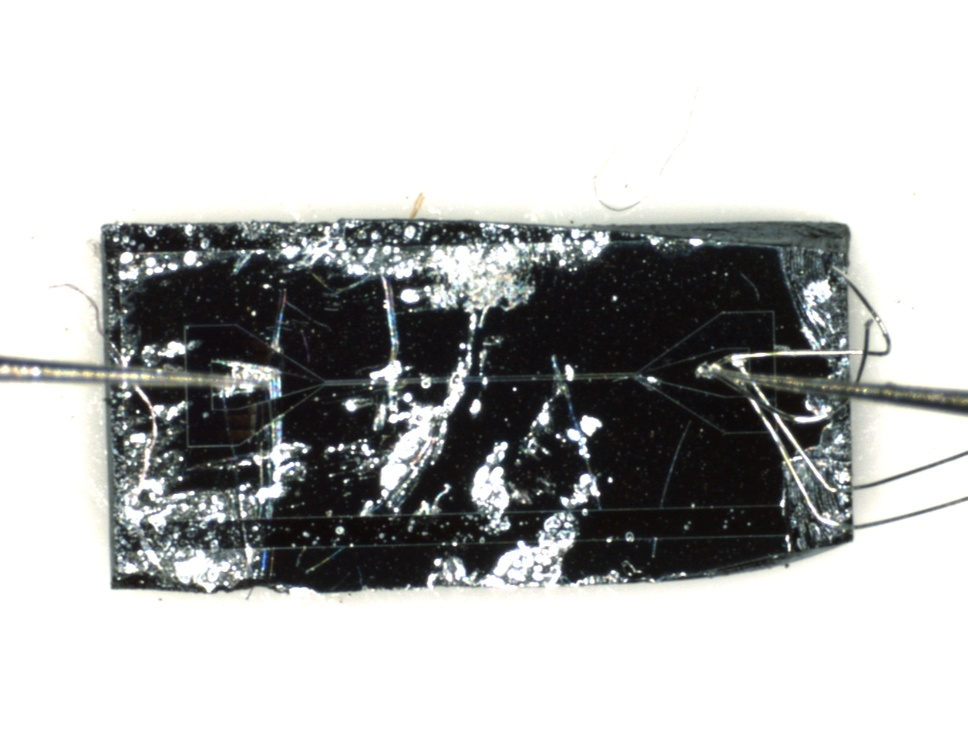
#> input picture images/20250117134627.jpg, 968 x 729 px, shrunk from 1360 x 1024 before the run
$ python read.py
#> lines starting #> are read from the running program, lines starting #| are printed output that depends on the picture; after the words box and inside, x2 and y2 are one past the last pixel; in counts of white or black regions, pixels touching at a corner belong together
import cv2
import numpy as np
from IPython import display
from matplotlib import pyplot as plt

def imshow(img, format=".jpg", **kwargs):
    """ndarray 配列をインラインで Notebook 上に表示する。"""
    img = cv2.imencode(format, img)[1]
    img = display.Image(img, **kwargs)
    display.display(img)

file_name='images/20250117134627.jpg'
img=cv2.imread(file_name,cv2.IMREAD_GRAYSCALE)
#> img: shape (729, 968); min 8, max 255, mean 183

h,w=img.shape[:2]
#> h = 729; w = 968
#二値化処理
thresh, img_thresh = cv2.threshold(img, 60, 255, cv2.THRESH_BINARY)
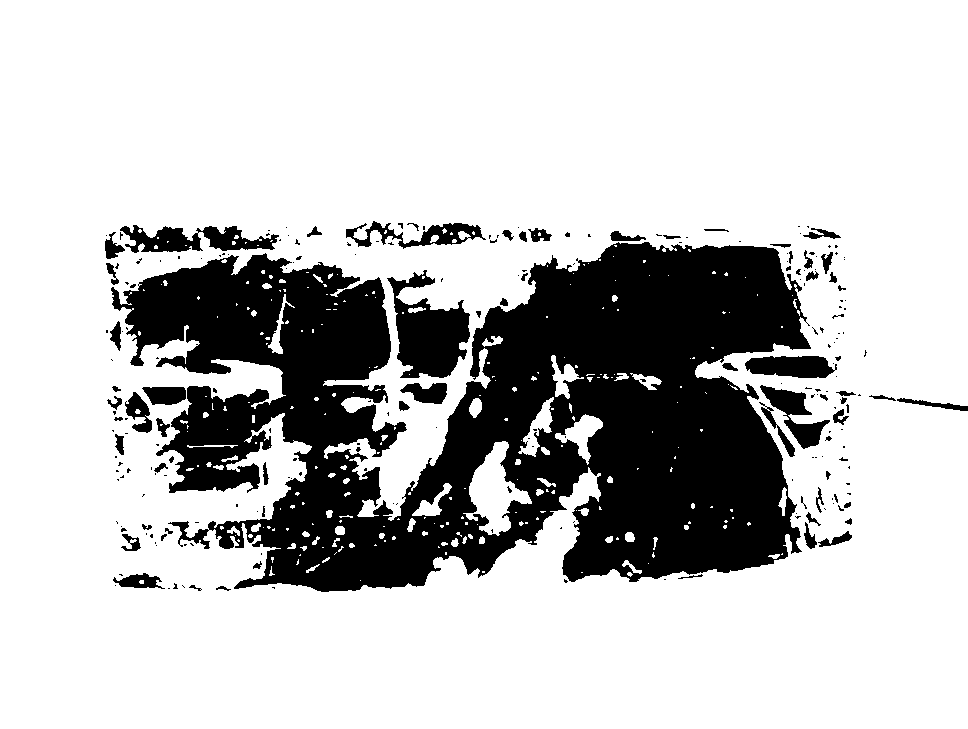
#> img_thresh: shape (729, 968); 76.6% white; 233 black regions (164 under 20 px), largest, box (x1, y1, x2, y2) and area: (111, 242, 811, 592) 145027, (387, 270, 470, 378) 4993, (120, 225, 279, 253) 2387
# cv2.imwrite('img_thresh.jpg',img_thresh)
imshow(img_thresh)
#> (the run stopped early here; a loop or call above may not have finished)

$ run again, with images/20250117174320.jpg copied over images/20250117134627.jpg
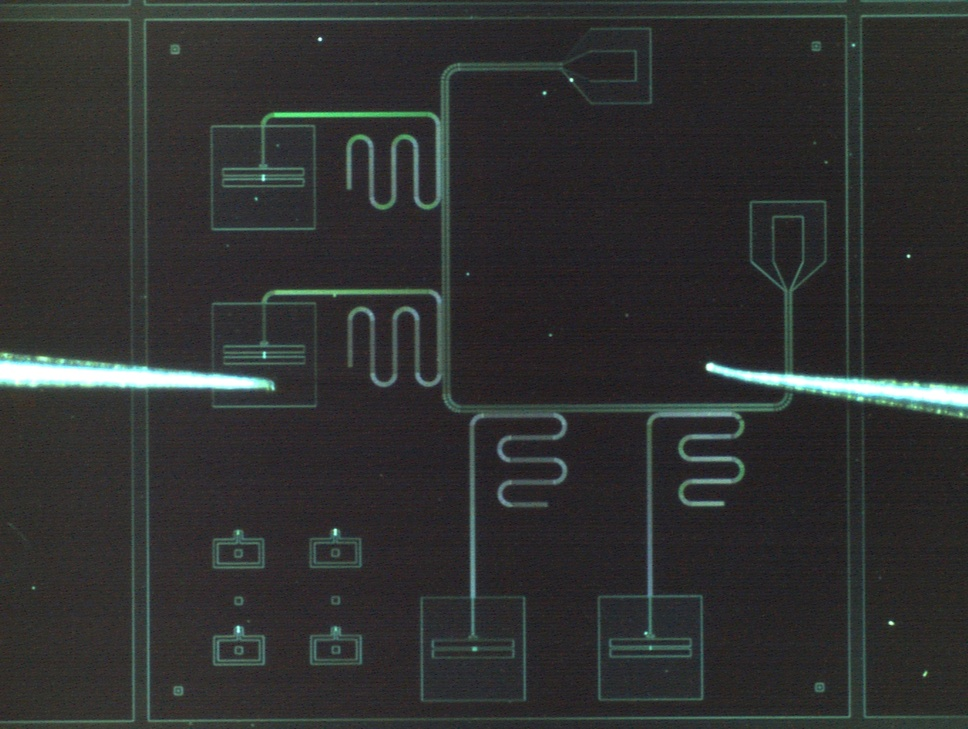
#> input picture images/20250117174320.jpg, 968 x 729 px, shrunk from 1360 x 1024 before the run
#> `img=cv2.imread(file_name,cv2.IMREAD_GRAYSCALE)`:
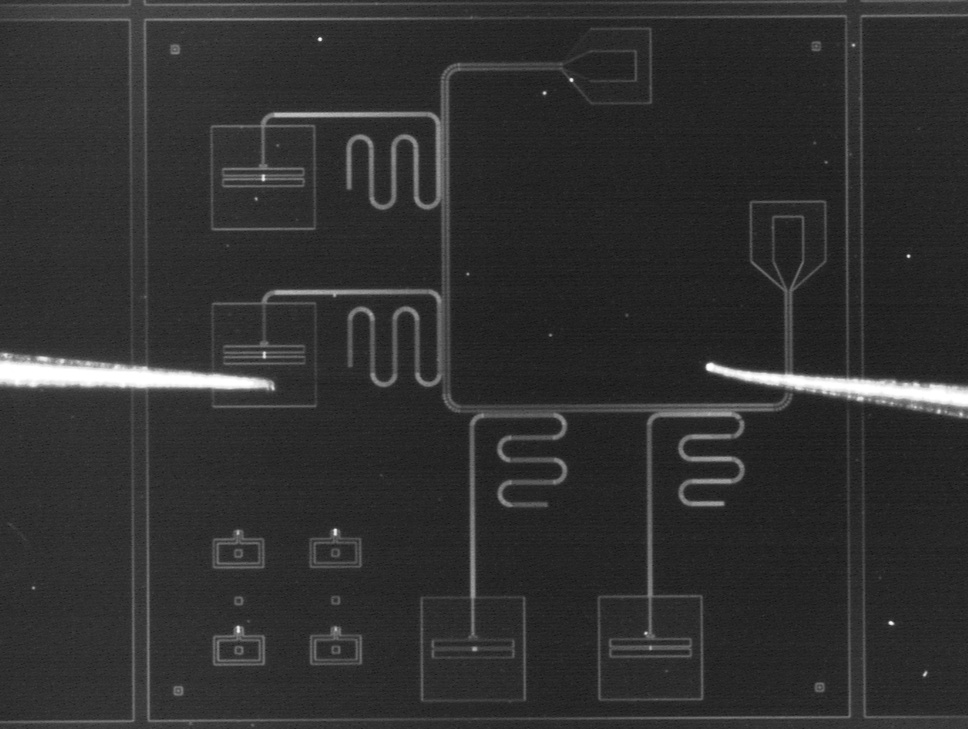
#> img: shape (729, 968); min 18, max 255, mean 48.4
#> `thresh, img_thresh = cv2.threshold(img, 60, 255, cv2.THRESH_BINARY)`:
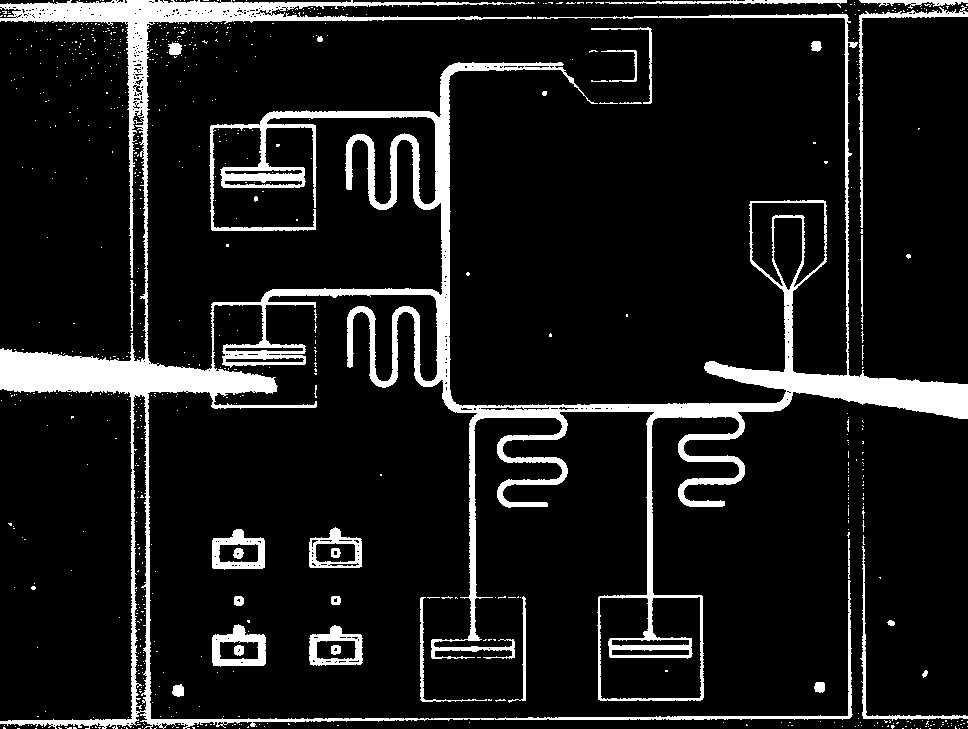
#> img_thresh: shape (729, 968); 10.6% white; 746 white regions (711 under 20 px), largest, box (x1, y1, x2, y2) and area: (0, 0, 968, 729) 63022, (858, 5, 968, 228) 1169, (212, 624, 266, 667) 1156

$ run again, with images/20250117232225.jpg copied over images/20250117134627.jpg
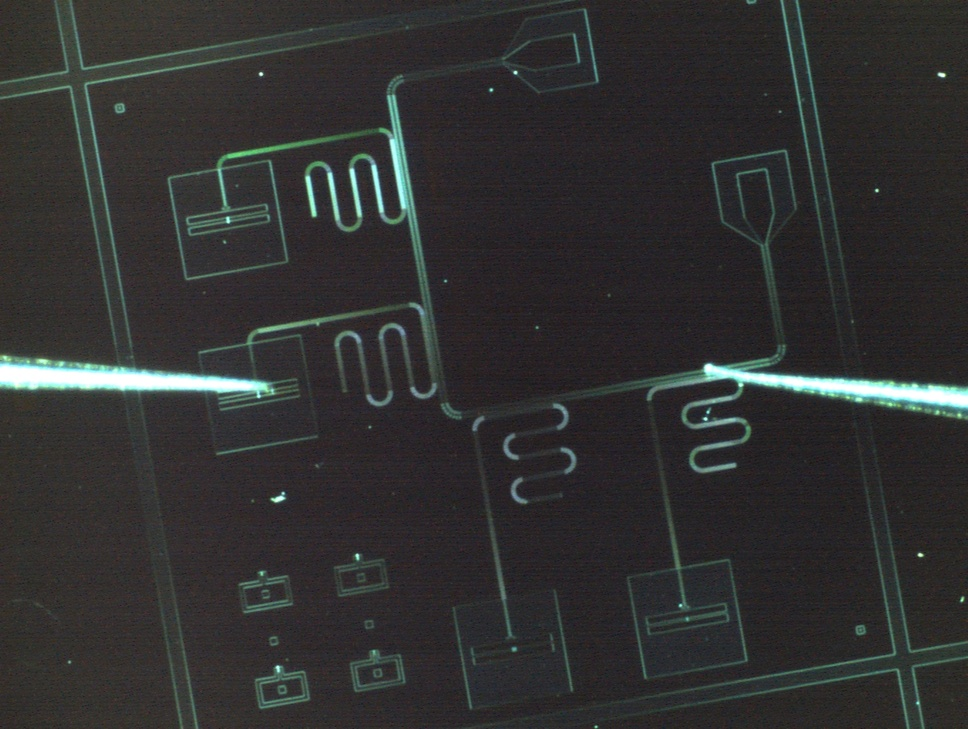
#> input picture images/20250117232225.jpg, 968 x 729 px, shrunk from 1360 x 1024 before the run
#> `img=cv2.imread(file_name,cv2.IMREAD_GRAYSCALE)`:
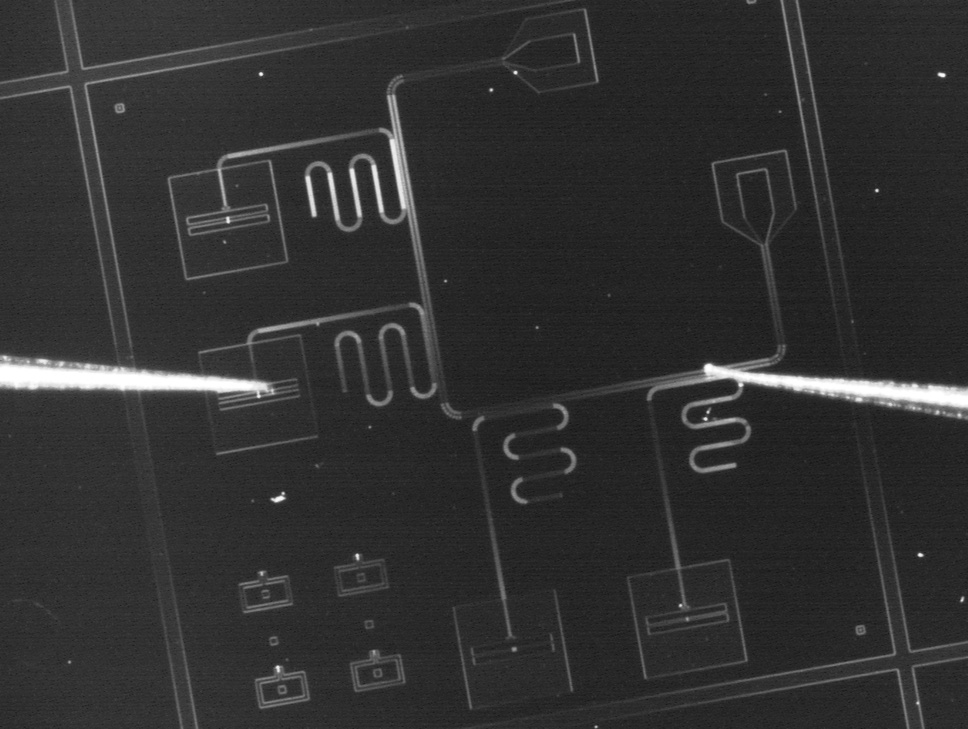
#> img: shape (729, 968); min 13, max 255, mean 49
#> `thresh, img_thresh = cv2.threshold(img, 60, 255, cv2.THRESH_BINARY)`:
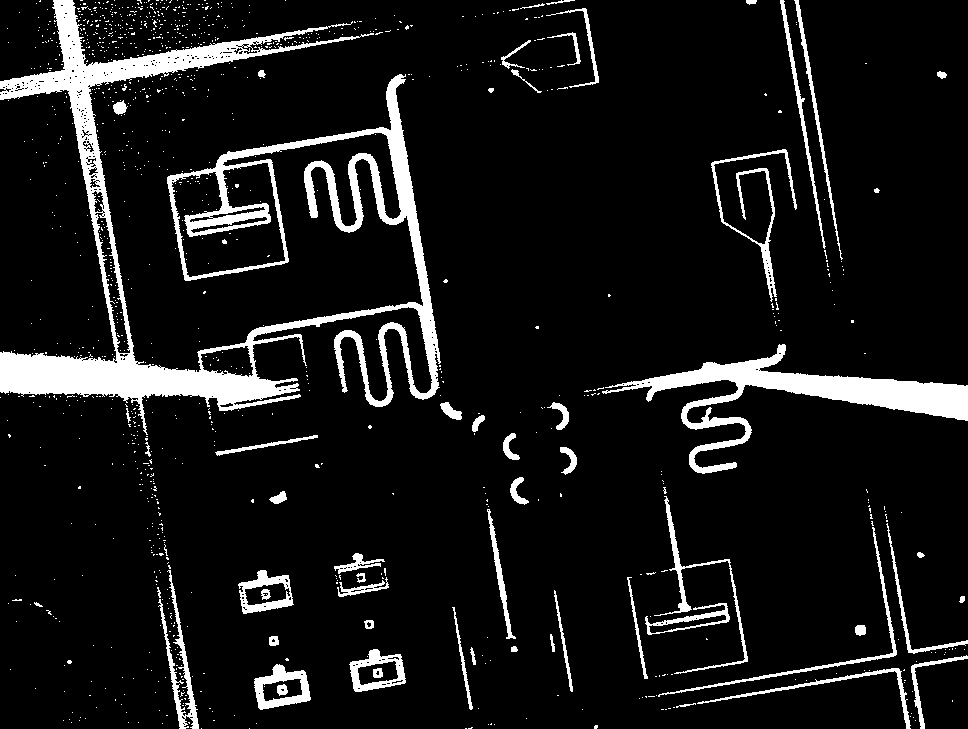
#> img_thresh: shape (729, 968); 9.3% white; 1123 white regions (1065 under 20 px), largest, box (x1, y1, x2, y2) and area: (0, 0, 441, 435) 34581, (602, 344, 968, 474) 9714, (711, 149, 797, 302) 1497
